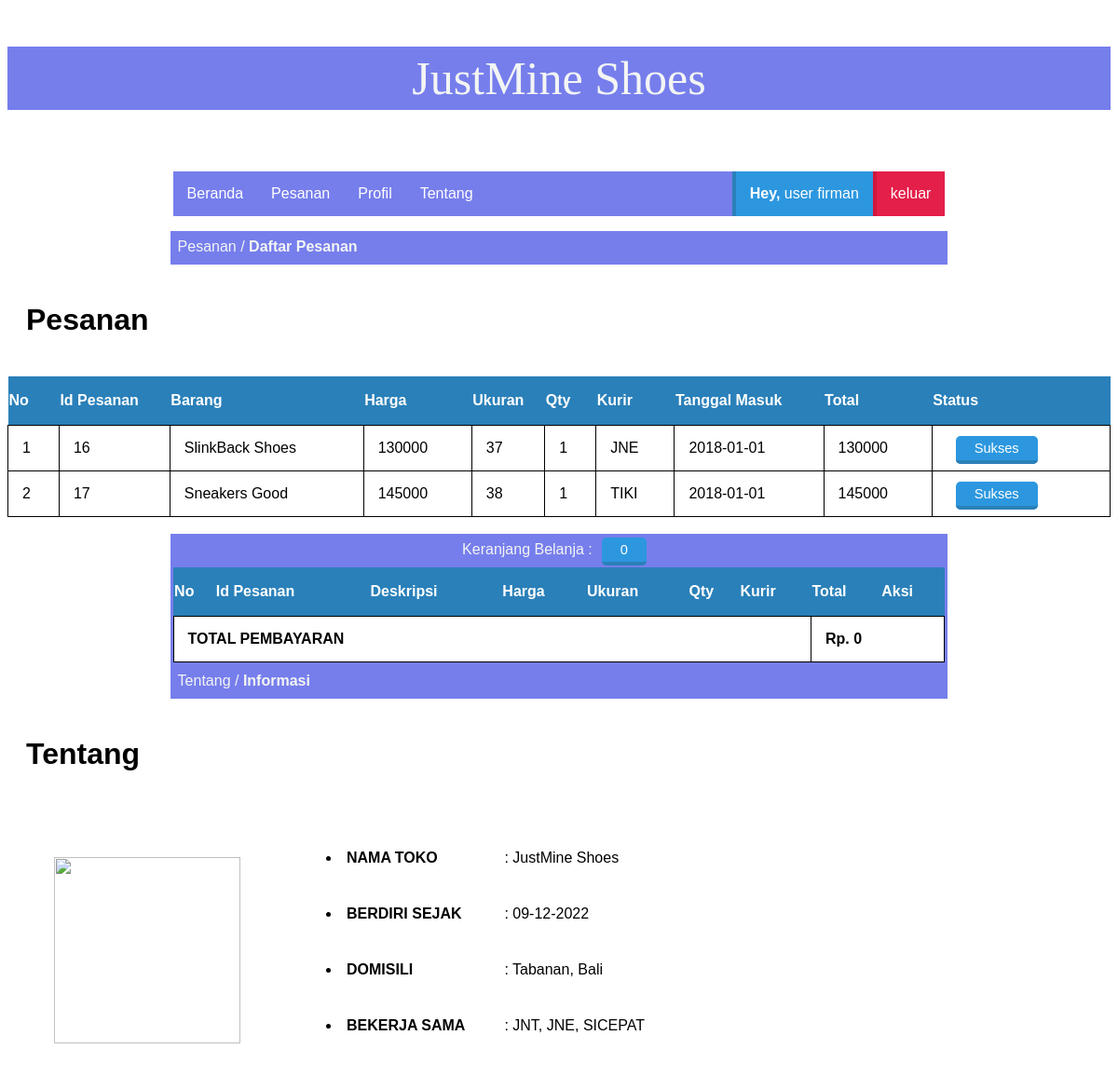
Page /page/tentang.php?page=belanja (signed in) on the committed database.
### tables this page shows
CREATE TABLE `tbl_pesanan` (
  `id_pesanan` int(100) NOT NULL,
  `id_user` int(100) NOT NULL,
  `id_barang` int(100) NOT NULL,
  `ukuran` varchar(5) NOT NULL,
  `qty` int(50) NOT NULL,
  `kurir` varchar(15) NOT NULL,
  `date_in` date NOT NULL,
  `total` int(100) NOT NULL
);

CREATE TABLE `tbl_barang` (
  `id_barang` int(100) NOT NULL,
  `deskripsi` varchar(100) NOT NULL,
  `harga` int(20) NOT NULL,
  `stok` int(5) NOT NULL,
  `created` date NOT NULL,
  `nama_image` varchar(50) NOT NULL,
  `type_image` varchar(50) NOT NULL,
  `size_image` bigint(20) NOT NULL
);

### page/user/belanja.php (the view, shortened to what this page needs)
<div class="box-title">
    <p>Pesanan / <b>Daftar Pesanan</b></p>
</div>
<div id="box">
  <h1>Pesanan</h1>
  <?php
  include 'lib/koneksi.php';
  if (isset($_SESSION['username'])) $user = $_SESSION['username'];
  $ambiluser = $conn->prepare("SELECT * FROM tbl_users WHERE username =:user");
  $ambiluser->bindparam(':user', $user);
  $ambiluser->execute();
  $data = $ambiluser->fetch(PDO::FETCH_OBJ);
  if (isset($_SESSION['username'])) $id = $data->id_user;
  $query = $conn->prepare("SELECT * FROM tbl_pesanan
                           JOIN tbl_barang ON tbl_pesanan.id_barang=tbl_barang.id_barang
                           WHERE tbl_pesanan.id_user=:id
                           GROUP BY tbl_pesanan.id_pesanan");
  $query->bindparam(':id', $id);
  $query->execute();
  $data = $query->fetchAll();
  ?>
  <table class="news">
    <tr>
      <th>No</th>
      <th>Id Pesanan</th>
      <th>Barang</th>
      <th>Harga</th>
      <th>Ukuran</th>
      <th>Qty</th>
      <th>Kurir</th>
      <th>Tanggal Masuk</th>
      <th>Total</th>
      <th>Status</th>
    </tr>
    <?php
    $no=1;
    foreach ($data as $value): ?>
        <tr>
            <td><?php echo $no; ?></td>
            <td><?php echo $value['id_pesanan'] ?></td>
            <td><?php echo $value['deskripsi'] ?></td>
            <td><?php echo $value['harga'] ?></td>
            <td><?php echo $value['ukuran'] ?></td>
            <td><?php echo $value['qty'] ?></td>
            <td><?php echo $value['kurir'] ?></td>
            <td><?php echo $value['date_in'] ?></td>
            <td><?php echo $value['total'] ?></td>
            <td>
              <a class="tombol-biru">Sukses</a>
            </td>
        </tr>
    <?php
    $no++;
    endforeach;
     ?>
  </table>
  <br>
</div>

### style.css (style rules this page uses)
.box-title { background: #767eec; width: 70%; height: 30px; margin: auto; border: 3px solid #767eec; }
.box-title p { color: #f3f5f4; margin: 5px 5px; font-family: sans-serif; }
table.news { border-collapse: collapse; width: 100%; }
.news td { padding: 15px; border: 1px solid black; }
.news th { background-color:#2A80B9; color: white; height: 50px; }
#box p,h1,h2,table,tr,td { font-family: sans-serif; padding: 20px; text-align: justify; }
.tombol-biru { background:#2C97DF; color:white; border-top:0; border-left:0; border-right:0; border-bottom:4px solid #2A80B9; border-radius: 5px; padding:5px 20px; text-decoration:none; font-family:sans-serif; font-size:11pt; margin:10px; }

### rows in the picture
tbl_pesanan: id_pesanan "16", id_barang.deskripsi "SlinkBack Shoes", id_barang.harga "130000", ukuran "37", qty "1", kurir "JNE", date_in "2018-01-01", total "130000"
tbl_pesanan: id_pesanan "17", id_barang.deskripsi "Sneakers Good", id_barang.harga "145000", ukuran "38", qty "1", kurir "TIKI", date_in "2018-01-01", total "145000"

### other values in the picture
$title "user"
$user "firman"
$count "0"
$jumlah "0"
